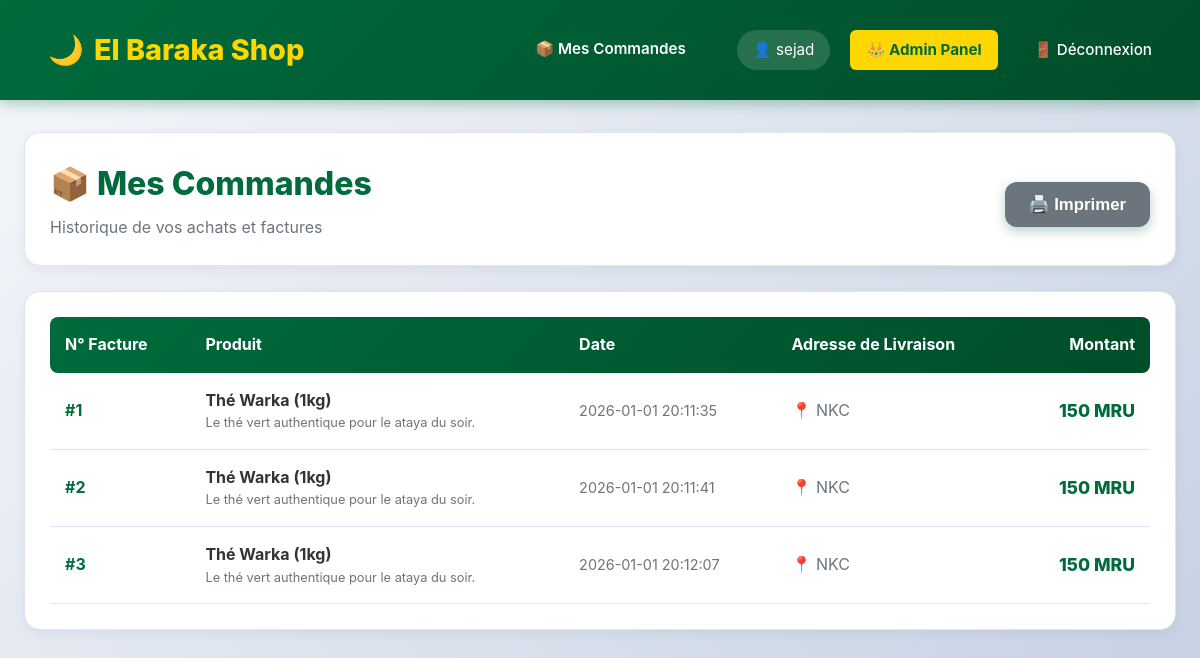
Page /mes-commandes (signed in) on the earlier database version.
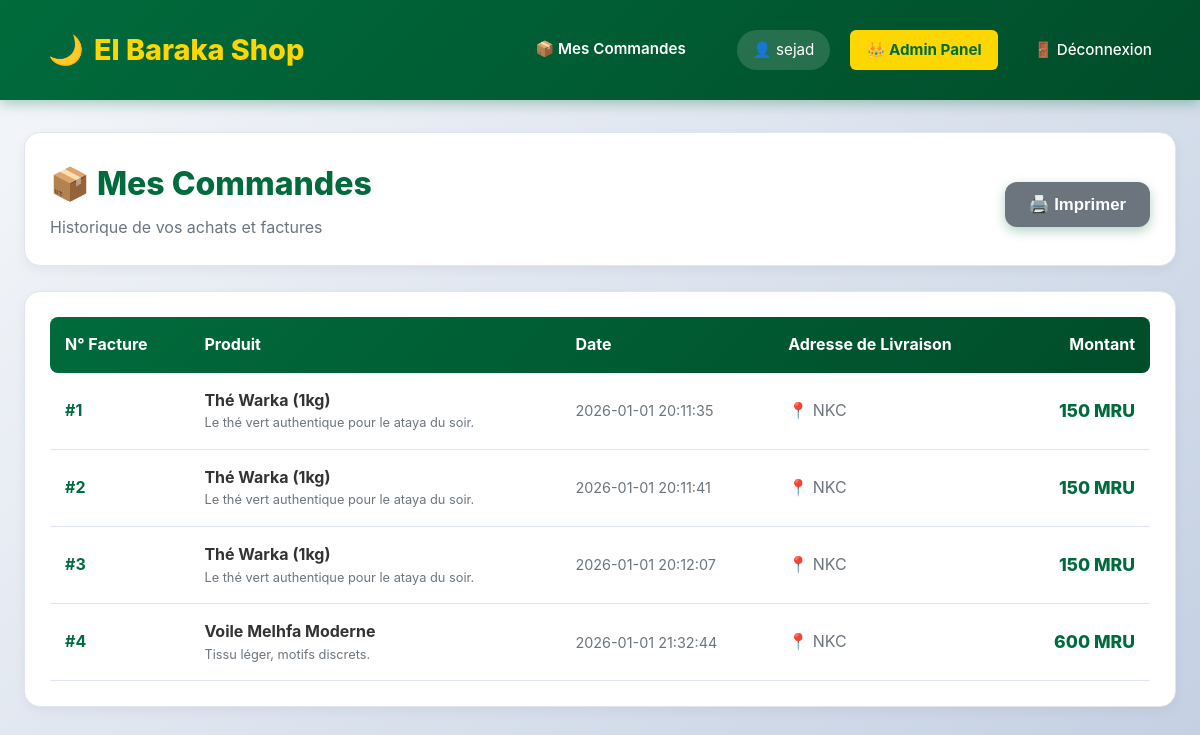
Same page on the later database version.
### tables this page shows
CREATE TABLE commandes (
            id INTEGER PRIMARY KEY AUTOINCREMENT,
            utilisateur_id INTEGER,
            produit_id INTEGER,  
            montant DECIMAL(10, 2),
            date_commande DATETIME DEFAULT CURRENT_TIMESTAMP,
            adresse_livraison TEXT,
            FOREIGN KEY(utilisateur_id) REFERENCES utilisateurs(id),
            FOREIGN KEY(produit_id) REFERENCES produits(id) 
        );

CREATE TABLE produits (
            id INTEGER PRIMARY KEY AUTOINCREMENT,
            nom TEXT NOT NULL,
            description TEXT,
            prix DECIMAL(10, 2) NOT NULL,
            quantite INTEGER DEFAULT 10
        );

### app.py (the view)
@app.route('/mes-commandes')
def mes_commandes():
    if 'user_id' not in session: return redirect('/login')
    user_id = session['user_id']
    conn = get_db_connection()
    query = """
        SELECT c.*, p.nom as nom_produit, p.description
        FROM commandes c
        JOIN produits p ON c.produit_id = p.id
        JOIN utilisateurs u ON c.utilisateur_id = u.id
        WHERE c.utilisateur_id = ?
    """
    commandes = conn.execute(query,(user_id,)).fetchall()
    conn.close()
    if commandes:
        return render_template('commandes.html', commandes=commandes)
    else:
        return "❌ Commande introuvable."

### app.py (called while the page is built)
def get_db_connection():
    conn = sqlite3.connect('elbaraka.db')
    conn.row_factory = sqlite3.Row
    return conn

### templates/commandes.html (shortened to what this page needs)
{% extends 'base.html' %}
{% block content %}
<div style="max-width: 1400px; margin: 0 auto;">
    <div style="background: white; padding: 25px; border-radius: 16px; margin-bottom: 25px; box-shadow: 0 4px 12px rgba(0,0,0,0.05); display: flex; justify-content: space-between; align-items: center; border: 1px solid #e0e6ed;">
        <div>
            <h2 style="margin: 0; color: var(--primary); font-size: 2rem; font-weight: 800;">
                📦 Mes Commandes
            </h2>
            <p style="margin: 5px 0 0 0; color: #6c757d;">Historique de vos achats et factures</p>
        </div>
        <button onclick="window.print()" class="btn-primary" style="width: auto; padding: 12px 24px; background: #6c757d;">
            🖨️ Imprimer
        </button>
    </div>
    <div style="background: white; padding: 25px; border-radius: 16px; box-shadow: 0 4px 12px rgba(0,0,0,0.05); overflow-x: auto; border: 1px solid #e0e6ed;">
        <table style="width: 100%; border-collapse: collapse;">
            <thead>
                <tr style="background: linear-gradient(135deg, var(--primary) 0%, var(--primary-dark) 100%); color: white;">
                    <th style="padding: 15px; text-align: left; font-weight: 700; border-radius: 8px 0 0 8px;">N° Facture</th>
                    <th style="padding: 15px; text-align: left; font-weight: 700;">Produit</th>
                    <th style="padding: 15px; text-align: left; font-weight: 700;">Date</th>
                    <th style="padding: 15px; text-align: left; font-weight: 700;">Adresse de Livraison</th>
                    <th style="padding: 15px; text-align: right; font-weight: 700; border-radius: 0 8px 8px 0;">Montant</th>
                </tr>
            </thead>
            <tbody>
                {% for c in commandes %}
                <tr style="border-bottom: 1px solid #e0e6ed; transition: background 0.3s ease;"
                    onmouseover="this.style.background='#f8f9fa'"
                    onmouseout="this.style.background='white'">
                    <td style="padding: 15px; font-weight: 700; color: var(--primary);">
                        #{{ c.id }}
                    </td>
                    <td style="padding: 15px;">
                        <strong style="color: #333;">{{ c.nom_produit or c.produit }}</strong>
                        <div style="font-size: 0.8rem; color: #6c757d;">{{ c.description }}</div>
                    </td>
                    <td style="padding: 15px; color: #6c757d; font-size: 0.9rem;">
                        {{ c.date_commande }}
                    </td>
                    <td style="padding: 15px; color: #6c757d;">
                        📍 {{ c.adresse_livraison }}
                    </td>
                    <td style="padding: 15px; text-align: right; font-weight: 800; color: var(--primary); font-size: 1.1rem;">
                        {{ c.montant }} MRU
                    </td>
                </tr>
                {% endfor %}
            </tbody>
        </table>
    </div>
</div>
{% endblock %}

### templates/base.html (shortened to what this page needs)
<!DOCTYPE html>
<html lang="fr">
<head>
    <link rel="stylesheet" href="{{ url_for('static', filename='style.css') }}">
</head>
<body>
    <nav class="navbar">
        <a href="/" class="brand">
            <span>🌙</span>
            <span>El Baraka Shop</span>
        </a>
        <div class="user-info">
            {% if session.get('user_id') %}
                <a href="/mes-commandes" style="color: white; text-decoration: none; font-weight: 600; margin-right: 15px; border-bottom: 2px solid transparent; transition: all 0.3s;" onmouseover="this.style.borderBottom='2px solid var(--gold)'" onmouseout="this.style.borderBottom='2px solid transparent'">
                    📦 Mes Commandes
                </a>
                <span style="background: rgba(255, 255, 255, 0.15); padding: 8px 16px; border-radius: 20px; backdrop-filter: blur(10px);">
                    👤 {{ session.get('username') }}
                </span>
                {% if session.get('est_admin') %}
                    <a href="/admin/users" style="background: var(--gold); color: var(--primary); font-weight: 700;">
                        👑 Admin Panel
                    </a>
                {% endif %}
                <a href="/logout">🚪 Déconnexion</a>
            {% else %}
                <a href="/login">🔐 Connexion</a>
            {% endif %}
        </div>
    </nav>
    <div class="container">
        {% block content %}{% endblock %}
    </div>
</body>
</html>

### static/style.css (style rules this page uses)
:root { --primary: #006b3c; --primary-dark: #004d2a; --secondary: #d01c1f; --gold: #ffd700; --bg: #f8f9fa; --text: #2c3e50; --white: #ffffff; --shadow: rgba(0, 0, 0, 0.08); --shadow-hover: rgba(0, 0, 0, 0.15); --border: #e0e6ed; }
* { margin: 0; padding: 0; box-sizing: border-box; }
body { font-family: -apple-system, BlinkMacSystemFont, 'Segoe UI', Roboto, 'Helvetica Neue', Arial, sans-serif; background: linear-gradient(135deg, #f5f7fa 0%, #c3cfe2 100%); color: var(--text); line-height: 1.6; min-height: 100vh; }
.navbar { background: linear-gradient(135deg, var(--primary) 0%, var(--primary-dark) 100%); color: var(--white); padding: 1.2rem 2rem; display: flex; justify-content: space-between; align-items: center; box-shadow: 0 4px 12px rgba(0, 107, 60, 0.3); position: sticky; top: 0; z-index: 1000; backdrop-filter: blur(10px); }
.navbar .brand { font-size: 1.8rem; font-weight: 800; color: var(--gold); text-decoration: none; display: flex; align-items: center; gap: 10px; transition: transform 0.3s ease; }
.navbar .user-info { display: flex; align-items: center; gap: 20px; font-size: 0.95rem; }
.navbar .user-info span { background: rgba(255, 255, 255, 0.15); padding: 8px 16px; border-radius: 20px; backdrop-filter: blur(10px); }
.navbar a { color: var(--white); text-decoration: none; padding: 8px 16px; border-radius: 6px; transition: all 0.3s ease; font-weight: 500; }
.container { max-width: 1400px; margin: 2rem auto; padding: 0 1.5rem; }
.btn-primary { background: linear-gradient(135deg, var(--primary) 0%, var(--primary-dark) 100%); color: white; border: none; padding: 14px 20px; border-radius: 12px; cursor: pointer; width: 100%; font-size: 1.05rem; font-weight: 700; transition: all 0.3s ease; box-shadow: 0 4px 12px rgba(0, 107, 60, 0.3); margin-top: 10px; }

Differences in the rows shown:
added commandes: id "4", nom "Voile Melhfa Moderne", description "Tissu léger, motifs discrets.", date_commande "2026-01-01 21:32:44", adresse_livraison "NKC", montant "600"
